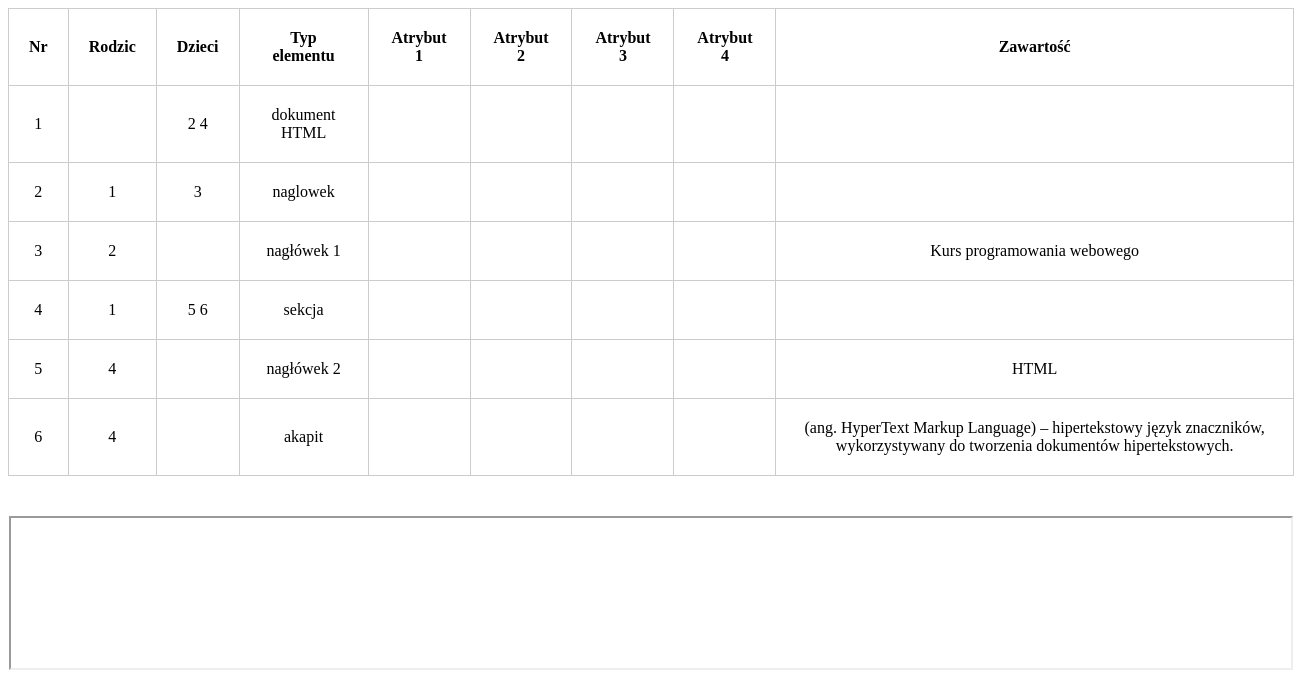
The app's page /admin/index.php with its own data.
### tables this page shows
CREATE TABLE tabela (
  nr int,
  rodzic int,
  dzieci char(20),
  typ_elementu char(20),
  tag_otwierajacy char(20),
  tag_zamykajacy char(20),
  atrybut1 char(20),
  atrybut2 char(20),
  atrybut3 char(20),
  atrybut4 char(20),
  zawartosc char(255)
);

### admin/index.php (called while the page is built, shortened)
<?php
    $host = 'localhost';
    $db_name = 'moj_CMS';
    $dsn = "mysql:host=$host;dbname=$db_name;charset=utf8mb4";
    $db_user = 'root';
    $db_user_pass = '';
    $elementy = [];
    try {
        $connection = new PDO($dsn, $db_user, $db_user_pass);
        $query = $connection->query("SELECT * FROM tabela");
        while($row = $query->fetch()){
            $elementy[] = new Element($row);
        }
        include 'edytor.php';
    } catch (PDOException $e) {
        echo "Błąd połączenia z bazą danych!<br>";
        echo $e->getMessage();
    }
?>

### admin/ElementHTML.class.php (called while the page is built, shortened)
<?php
    class Element {
        private $nr;
        private $rodzic;
        private $dzieci;
        private $typ_elementu;
        private $zawartosc;
        public function __construct($rekord){
            $this->nr               = $rekord['nr'];
            $this->rodzic           = $rekord['rodzic'];
            $this->dzieci           = $rekord['dzieci'];
            $this->typ_elementu     = $rekord['typ_elementu'];
            $this->zawartosc        = $rekord['zawartosc'];
        }
        public function get_nr() {
            return $this->nr;
        }
        public function get_rodzic() {
            return $this->rodzic;
        }
        public function get_dzieci() {
            return $this->dzieci;
        }
        public function get_typ_elementu() {
            return $this->typ_elementu;
        }
        public function get_zawartosc() {
            return $this->zawartosc;
        }
    }
?>

### admin/edytor.php (the view, shortened to what this page needs)
<!DOCTYPE html>
<html lang="pl" dir="ltr">
    <head>
        <link rel="stylesheet" href="style.css">
    </head>
    <body>
        <table>
            <thead>
                <tr>
    				<th>Nr</th>
    				<th>Rodzic</th>
                    <th>Dzieci</th>
    				<th>Typ elementu</th>
    				<th>Atrybut 1</th>
                    <th>Atrybut 2</th>
                    <th>Atrybut 3</th>
                    <th>Atrybut 4</th>
    				<th>Zawartość</th>
    			</tr>
            </thead>
			<tbody>
                <?php
                    foreach ($elementy as $element) {
                        echo "<tr>";
                        echo "<td>".$element->get_nr()."</td>";
                        echo "<td>".$element->get_rodzic()."</td>";
                        echo "<td>".$element->get_dzieci()."</td>";
                        echo "<td>".$element->get_typ_elementu()."</td>";
                        echo "<td>".$element->get_atrybut1()."</td>";
                        echo "<td>".$element->get_atrybut2()."</td>";
                        echo "<td>".$element->get_atrybut3()."</td>";
                        echo "<td>".$element->get_atrybut4()."</td>";
                        echo "<td>".$element->get_zawartosc()."</td>";
                        echo "</tr>";
                    }
                ?>
            </tbody>
        </table>
        <iframe src="../index.html" width="" height=""></iframe>
    </body>
</html>

### admin/style.css (style rules this page uses)
table, th, td { border: 1px solid #ccc; border-collapse: collapse; padding: 20px; text-align: center; }
table { margin-bottom: 40px; margin-left: auto; margin-right: auto; }
iframe { display: block; margin-left: auto; margin-right: auto; width: 1280px; }

### records on screen
tabela: nr "1", dzieci "2 4", typ_elementu "dokument HTML"
tabela: nr "2", rodzic "1", dzieci "3", typ_elementu "naglowek"
tabela: nr "3", rodzic "2", typ_elementu "nagłówek 1", zawartosc "Kurs programowania webowego"
tabela: nr "4", rodzic "1", dzieci "5 6", typ_elementu "sekcja"
tabela: nr "5", rodzic "4", typ_elementu "nagłówek 2", zawartosc "HTML"
tabela: nr "6", rodzic "4", typ_elementu "akapit", zawartosc "(ang. HyperText Markup Language) – hipertekstowy język znaczników, wykorzystywany do tworzenia dokumentów hipertekstowych."
